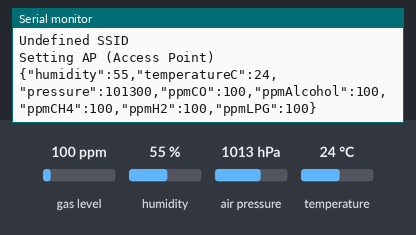
This sketch was run on a simulated ESP8266 (NodeMCU). Parts: the last lines printed to the serial monitor. Inputs (shaded band) come from the test bench; at power-on: gas level 100 ppm, humidity 55 %, air pressure 1013 hPa, temperature 24 °C. WiFi joins after 1.5 s; servers stay silent unless stated.

Above: at 1.2 s.
1.3 s: gas level set to 20 ppm
At 2.6 s:
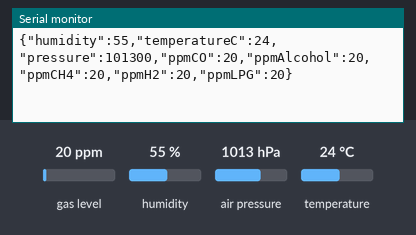
2.8 s: humidity set to 22 %
4.3 s: air pressure set to 952 hPa
At 5.0 s:
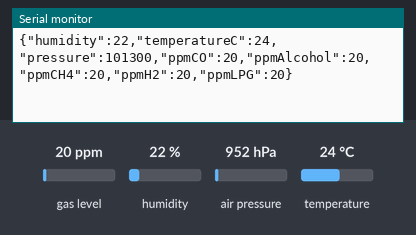
5.8 s: temperature set to 12 °C
At 7.1 s:
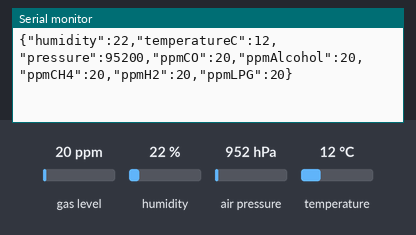
7.3 s: gas level set to 250 ppm
At 8.7 s:
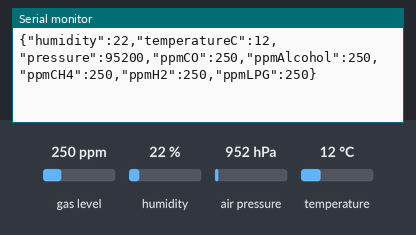
8.8 s: air pressure set to 975 hPa
At 11.1 s:
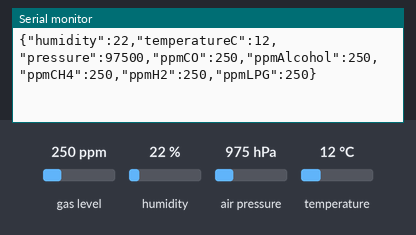
Timing chart, 0 to 11.3 s (numbered marks = the images above; inputs shaded):
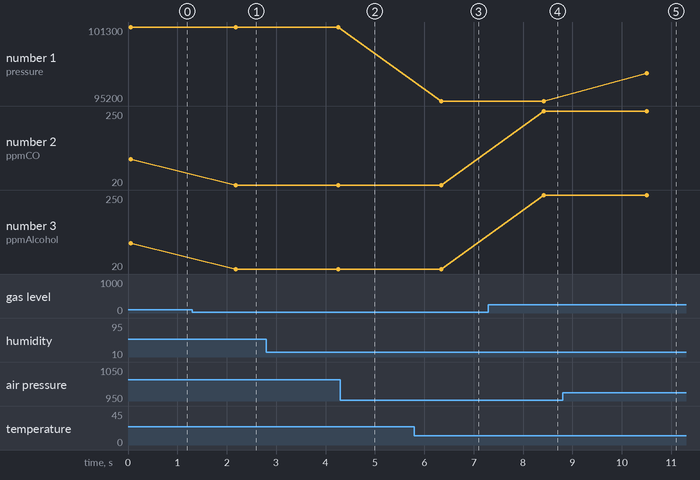

Measured:
- after the input at 1.3 s, the serial monitor: prints a new line after 0.88 s (image 1)
- after the input at 5.8 s, the serial monitor: prints a new line after 0.54 s (image 3)
- after the input at 7.3 s, the serial monitor: prints a new line after 1.1 s (image 4)
- after the input at 8.8 s, the serial monitor: prints a new line after 1.7 s (image 5)
- plotted number 1: 95200 → 97500 after the input at 8.8 s
- plotted number 2: 100 → 20 after the input at 1.3 s, 20 → 250 after the input at 7.3 s
- plotted number 3: 100 → 20 after the input at 1.3 s, 20 → 250 after the input at 7.3 s

The sketch:

NodeMCU_ESP8266.ino
```cpp
#include <Wire.h>
#include <Adafruit_Sensor.h>
#include <Adafruit_BMP280.h>
#include <DHT.h>
#include <MQUnifiedsensor.h>
#include <ESP8266WiFi.h>
#include <ESP8266HTTPClient.h>
#include <WiFiClient.h>
#include <ESPAsyncTCP.h>
#include <ESPAsyncWebSrv.h>
#include <ArduinoJson.h>

/************************Hardware Related Macros************************************/
#define         Board                   ("ESP8266")
#define         LED_RED_PIN             (D0)
#define         LED_BLUE_PIN            (D1)
#define         I2C_SCL                 (D1)
#define         I2C_SDA                 (D2)
#define         DHT_PIN                 (D4)
#define         MQ2_PIN                 (A0)
#define         MQ7_PIN                 (A0)
/***********************Software Related Macros************************************/
#define         DHT_TYPE                (DHT11)
#define         MQ2_TYPE                ("MQ-2")
#define         MQ7_TYPE                ("MQ-7")
#define         Voltage_Resolution      (3.3)
#define         ADC_Bit_Resolution      (10)
#define         RatioMQ2CleanAir        (9.83) //RS / R0 = 9.83 ppm
#define         RatioMQ7CleanAir        (27.5)
#define         MQ2_LPG_A               (574.25)
#define         MQ2_LPG_B               (-2.222)
#define         MQ2_H2_A                (987.99)
#define         MQ2_H2_B                (-2.162)
#define         MQ2_CO_A                (36974)
#define         MQ2_CO_B                (-3.109)
#define         MQ2_Alcohol_A           (3616.1)
#define         MQ2_Alcohol_B           (-2.675)
#define         MQ2_Propane_A           (658.71)
#define         MQ2_Propane_B           (-2.168)
#define         MQ7_CO_A                (99.042) // CO concentration
#define         MQ7_CO_B                (-1.518)
#define         MQ7_H2_A                (69.014)
#define         MQ7_H2_B                (-1.374)
#define         MQ7_LPG_A               (700000000)
#define         MQ7_LPG_B               (-7.703)
#define         MQ7_CH4_A               (60000000000000)
#define         MQ7_CH4_B               (-10.54)
#define         MQ7_Alcohol_A           (40000000000000000)
#define         MQ7_Alcohol_B           (-12.35)
/*****************************Globals***********************************************/

DHT dht(DHT_PIN, DHT_TYPE);
Adafruit_BMP280 bme;
//MQUnifiedsensor MQ2(Board, Voltage_Resolution, ADC_Bit_Resolution, MQ2_PIN, MQ2_TYPE);
MQUnifiedsensor MQ7(Board, Voltage_Resolution, ADC_Bit_Resolution, MQ7_PIN, MQ7_TYPE);

float temperatureC = 0;
float pressure = 0;
int humidity = 0;
float ppmCO = 0;

AsyncWebServer server(80);

const char* WIFI_AP_SSID = "NodeMCU";
const IPAddress WIFI_AP_IP = IPAddress(10,0,0,10);
const IPAddress WIFI_AP_SUBNET = IPAddress(255,255,255,0);
const IPAddress WIFI_AP_GATEWAY = IPAddress(10,0,0,1);

const char* input_ssid = "input_ssid";
const char* input_pass = "input_pass";
const char* input_endpoint = "input_endpoint";
const char* input_key = "input_key";

String ssid = "";
String password = "";
String endpoint = "";
String key = "";

boolean restart = false;

const char index_html[] PROGMEM = R"rawliteral(
<!DOCTYPE HTML><html><head>
  <title>HTML Form to Input Data</title>
  <meta name="viewport" content="width=device-width, initial-scale=1">
  <style>
    html {font-family: Times New Roman; display: inline-block; text-align: center;}
    h2 {font-size: 3.0rem; color: #FF0000;}
  </style>
  </head><body>
  <h2>Connection to internet data</h2>
  <form action="/" method="POST">
    SSID: <input type="text" id="input_ssid" name="input_ssid">
    Password: <input type="text" id="input_pass" name="input_pass">
    Endpoint: <input type="text" id="input_endpoint" name="input_endpoint">
    Device key: <input type="text" id="input_key" name="input_key">
    <input type="submit" value="Submit">
  </form>
</body></html>)rawliteral";

void setupMQ(MQUnifiedsensor* sensor, float A, float B, float cleanAirRatio)
{
  sensor->setRegressionMethod(1);
  sensor->setA(A);
  sensor->setB(B);
  sensor->init();

  Serial.print("Calibrating sensor please wait.");
  float calcR0 = 0;
  for(int i = 1; i<=10; i ++)
  {
    sensor->update(); // Update data, the arduino will read the voltage from the analog pin
    calcR0 += sensor->calibrate(cleanAirRatio);
    Serial.print(".");
  }
  sensor->setR0(calcR0/10);
  Serial.println("  done!.");

  if(isinf(calcR0)) {Serial.println("Warning: Conection issue, R0 is infinite (Open circuit detected) please check your wiring and supply"); while(1);}
  if(calcR0 == 0){Serial.println("Warning: Conection issue found, R0 is zero (Analog pin shorts to ground) please check your wiring and supply"); while(1);}
}

void setupBME()
{
  if (!bme.begin(0x76))
  {
    Serial.println("Could not find a valid BMP280 sensor, check wiring!");
    while (1);
  }
}

bool initWiFi()
{
  if(ssid==""){
    Serial.println("Undefined SSID");
    return false;
  }

  WiFi.mode(WIFI_STA);

  WiFi.begin(ssid, password);

  delay(20000);
  if(WiFi.status() != WL_CONNECTED) {
    Serial.println("Failed to connect.");
    return false;
  }

  Serial.print("Connected to WiFi network with IP Address: ");
  Serial.println(WiFi.localIP());
  return true;
}

void handleSensorsPage(AsyncWebServerRequest *request)
{
  char msg[1500];

  snprintf(msg, 1500, "\
    <!DOCTYPE HTML><html><head>\
    <title>HTML Form to Input Data</title>\
    <meta name='viewport' content='width=device-width, initial-scale=1'>\
    <style>\
      html {font-family: Times New Roman; display: inline-block; text-align: center;}\
      h2 {font-size: 3.0rem; color: #FF0000;}\
    </style>\
    </head><body>\
    <h2>Sensors data</h2>\
    <p><span>Temperatur: </span><span>%.2f</span><span> C</span></p>\
    <p><span>Humidity: </span><span>%d</span><span> %</span></p>\
    <p><span>Pressure: </span><span>%.2f</span><span> hPA</span></p>\
    <p><span>CO content: </span><span>%.2f</span><span> PPM</span></p>\
    </body></html>",
    temperatureC, humidity, pressure, ppmCO);

  request->send(200, "text/html", msg);
}

void setupWiFi()
{
  if(initWiFi())
  {
    //Used after logging ESP to network
  }
  else
  {
    Serial.println("Setting AP (Access Point)");

    WiFi.softAPConfig(WIFI_AP_IP, WIFI_AP_GATEWAY, WIFI_AP_SUBNET);
    WiFi.softAP(WIFI_AP_SSID, NULL);

    server.on("/", HTTP_GET, [](AsyncWebServerRequest *request){
      request->send(200, "text/html", index_html);});

    server.on("/sensors", HTTP_GET, [](AsyncWebServerRequest *request){
      handleSensorsPage(request);});

    server.on("/", HTTP_POST, [](AsyncWebServerRequest *request) {
      int params = request->params();
      for(int i=0;i<params;i++){
        AsyncWebParameter* p = request->getParam(i);
        if(p->isPost()){
          // HTTP POST ssid value
          if (p->name() == input_ssid) {
            ssid = p->value().c_str();
            Serial.print("SSID set to: ");
            Serial.println(ssid);
          }
          // HTTP POST pass value
          if (p->name() == input_pass) {
            password = p->value().c_str();
            Serial.print("Password set to: ");
            Serial.println(password);
          }
          // HTTP POST endpoint value
          if (p->name() == input_endpoint) {
            endpoint = p->value().c_str();
            Serial.print("Endpoint set to: ");
            Serial.println(endpoint);
          }
          // HTTP POST key value
          if (p->name() == input_key) {
            key = p->value().c_str();
            Serial.print("Key set to: ");
            Serial.println(key);
          }
        }
      }

      restart = true;
      request->send(200, "text/plain", "Done. ESP will restart, connect to your router");
    });

    server.begin();
  }
}

void setup()
{
  Serial.begin(9600);

  // pinMode(LED_BLUE_PIN, OUTPUT);
  // digitalWrite(LED_BLUE_PIN, LOW);

  dht.begin();

  setupBME();

  pinMode(MQ7_PIN, INPUT);
  setupMQ(&MQ7, MQ7_CO_A, MQ7_CO_B, RatioMQ7CleanAir);

  setupWiFi();
}

float readMQData(MQUnifiedsensor* sensor, float A, float B)
{
  sensor->setA(A);
  sensor->setB(B);
  sensor->update();
  return sensor->readSensor();
}

String serializeData()
{
  DynamicJsonDocument data(1024);

  humidity = dht.readHumidity();
  data["humidity"] = humidity;

  temperatureC = dht.readTemperature();
  data["temperatureC"] = temperatureC;

  pressure = bme.readPressure();
  data["pressure"] = pressure;

  ppmCO = readMQData(&MQ7, MQ7_CO_A, MQ7_CO_B);
  data["ppmCO"] = ppmCO;
  data["ppmAlcohol"] = readMQData(&MQ7, MQ7_Alcohol_A, MQ7_Alcohol_B);
  data["ppmCH4"] = readMQData(&MQ7, MQ7_CH4_A, MQ7_CH4_B);
  data["ppmH2"] = readMQData(&MQ7, MQ7_H2_A, MQ7_H2_B);
  data["ppmLPG"] = readMQData(&MQ7, MQ7_LPG_A, MQ7_LPG_B);

  String output = "";
  serializeJson(data, output);

  return output;
}

void sendData()
{
  String data = serializeData();
  Serial.println(data);

  if(WiFi.status()== WL_CONNECTED)
  {
    WiFiClient client;
    HTTPClient http;

    http.begin(client, endpoint);
    http.addHeader("Content-Type", "application/json");
    http.addHeader("X-API-Key", key);
    int httpResponseCode = http.POST(data);
    Serial.print("HTTP Response code: ");
    Serial.println(httpResponseCode);

    // Free resources
    http.end();
  }
}

void loop()
{
  sendData();

  if(restart)
  {
    initWiFi();
    restart = false;
  }

  delay(2000);
}
```
